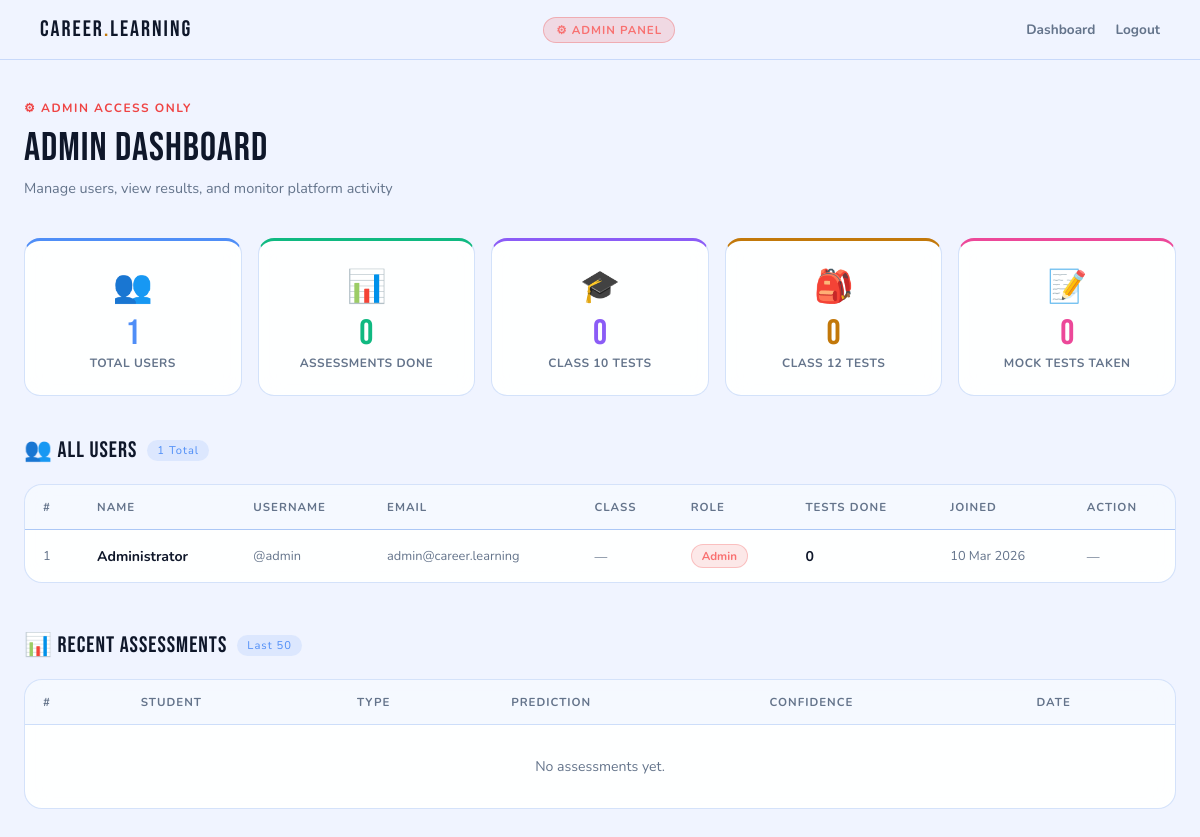
The page /admin (signed in) on the database its author committed.
### tables this page shows
CREATE TABLE users (
        id          INTEGER PRIMARY KEY AUTOINCREMENT,
        fullname    TEXT    NOT NULL,
        username    TEXT    UNIQUE NOT NULL,
        email       TEXT    UNIQUE NOT NULL,
        password    TEXT    NOT NULL,
        student_class TEXT,
        is_admin    INTEGER DEFAULT 0,
        created_at  TIMESTAMP DEFAULT CURRENT_TIMESTAMP
    , phone TEXT, is_mentor INTEGER DEFAULT 0);

### career_learning/admin.py (the view)
@admin.route('/admin')
@admin_required
def admin_panel():
    conn = get_db()
    users_raw = conn.execute("""
        SELECT u.*, COUNT(r.id) as result_count
        FROM users u
        LEFT JOIN results r ON r.user_id = u.id
        GROUP BY u.id
        ORDER BY u.created_at DESC
    """).fetchall()
    results_raw = conn.execute("""
        SELECT r.*, u.fullname, u.username
        FROM results r
        JOIN users u ON u.id = r.user_id
        ORDER BY r.created_at DESC
        LIMIT 50
    """).fetchall()
    test_attempts_raw = conn.execute("""
        SELECT ta.*, u.fullname, u.username, mt.title as test_title
        FROM test_attempts ta
        JOIN users u ON u.id = ta.user_id
        JOIN mock_tests mt ON mt.id = ta.mock_test_id
        ORDER BY ta.attempted_at DESC
        LIMIT 50
    """).fetchall()
    total_users   = conn.execute("SELECT COUNT(*) FROM users").fetchone()[0]
    total_results = conn.execute("SELECT COUNT(*) FROM results").fetchone()[0]
    total_tests   = conn.execute("SELECT COUNT(*) FROM test_attempts").fetchone()[0]
    tenth_count   = conn.execute("SELECT COUNT(*) FROM results WHERE result_type='10th'").fetchone()[0]
    twelfth_count = conn.execute("SELECT COUNT(*) FROM results WHERE result_type='12th'").fetchone()[0]
    top_raw = conn.execute("""
        SELECT prediction, COUNT(*) as cnt FROM results
        GROUP BY prediction ORDER BY cnt DESC LIMIT 6
    """).fetchall()
    top_predictions = [(r['prediction'], r['cnt']) for r in top_raw]
    users = []
    for u in users_raw:
        u = dict(u)
        if isinstance(u.get('created_at'), str):
            try:    u['created_at'] = datetime.strptime(u['created_at'], '%Y-%m-%d %H:%M:%S')
            except: u['created_at'] = None
        users.append(type('User', (), u)())
    results = []
    for r in results_raw:
        r = dict(r)
        if isinstance(r.get('created_at'), str):
            try:    r['created_at'] = datetime.strptime(r['created_at'], '%Y-%m-%d %H:%M:%S')
            except: r['created_at'] = None
        results.append(type('Result', (), r)())
    test_attempts = []
    for ta in test_attempts_raw:
        ta = dict(ta)
        if isinstance(ta.get('attempted_at'), str):
            try:    ta['attempted_at'] = datetime.strptime(ta['attempted_at'], '%Y-%m-%d %H:%M:%S')
            except: ta['attempted_at'] = None
        test_attempts.append(type('TestAttempt', (), ta)())
    conn.close()
    return render_template('admin.html',
        users=users, results=results, test_attempts=test_attempts,
        total_users=total_users, total_results=total_results, total_tests=total_tests,
        tenth_count=tenth_count, twelfth_count=twelfth_count,
        top_predictions=top_predictions
    )

### career_learning/database.py (called while the page is built)
def get_db():
    conn = sqlite3.connect(DB_PATH)
    conn.row_factory = sqlite3.Row
    return conn

### career_learning/templates/admin.html (shortened to what this page needs)
<!DOCTYPE html>
<html lang="en">
<head>
</head>
<body>
  <nav>
    <a class="logo" href="/">Career<span>.</span>learning</a>
    <span class="admin-badge">⚙ ADMIN PANEL</span>
    <div class="nav-right">
      <a href="/dashboard">Dashboard</a>
      <a href="/logout">Logout</a>
    </div>
  </nav>
  <main>
    <div class="page-head">
      <div class="page-tag">⚙ Admin Access Only</div>
      <div class="page-title">ADMIN DASHBOARD</div>
      <div class="page-sub">Manage users, view results, and monitor platform activity</div>
    </div>
    <div class="stats-grid">
      <div class="stat-card s1">
        <div class="stat-icon">👥</div>
        <div class="stat-num" style="color:var(--primary)">{{ total_users }}</div>
        <div class="stat-label">Total Users</div>
      </div>
      <div class="stat-card s2">
        <div class="stat-icon">📊</div>
        <div class="stat-num" style="color:var(--green)">{{ total_results }}</div>
        <div class="stat-label">Assessments Done</div>
      </div>
      <div class="stat-card s3">
        <div class="stat-icon">🎓</div>
        <div class="stat-num" style="color:var(--violet)">{{ tenth_count }}</div>
        <div class="stat-label">Class 10 Tests</div>
      </div>
      <div class="stat-card s4">
        <div class="stat-icon">🎒</div>
        <div class="stat-num" style="color:var(--gold)">{{ twelfth_count }}</div>
        <div class="stat-label">Class 12 Tests</div>
      </div>
      <div class="stat-card s5">
        <div class="stat-icon">📝</div>
        <div class="stat-num" style="color:var(--pink)">{{ total_tests }}</div>
        <div class="stat-label">Mock Tests Taken</div>
      </div>
    </div>
    <div class="section">
      <div class="section-title">👥 All Users <span class="badge">{{ total_users }} Total</span></div>
      <div class="table-wrap">
        <table>
          <thead>
            <tr>
              <th>#</th>
              <th>Name</th>
              <th>Username</th>
              <th>Email</th>
              <th>Class</th>
              <th>Role</th>
              <th>Tests Done</th>
              <th>Joined</th>
              <th>Action</th>
            </tr>
          </thead>
          <tbody>
            {% for user in users %}
            <tr>
              <td class="td-muted">{{ user.id }}</td>
              <td><strong>{{ user.fullname }}</strong></td>
              <td class="td-muted">@{{ user.username }}</td>
              <td class="td-muted">{{ user.email }}</td>
              <td>
                {% if user.student_class %}
                  <span class="chip chip-{{ user.student_class }}">Class {{ user.student_class }}</span>
                {% else %}
                  <span class="td-muted">—</span>
                {% endif %}
              </td>
              <td>
                {% if user.is_admin %}
                  <span class="chip chip-admin">Admin</span>
                {% else %}
                  <span class="chip chip-user">Student</span>
                {% endif %}
              </td>
              <td><strong>{{ user.result_count }}</strong></td>
              <td class="td-muted">{{ user.created_at.strftime('%d %b %Y') if user.created_at else '—' }}</td>
              <td>
                {% if not user.is_admin %}
                <form action="/admin/delete-user/{{ user.id }}" method="POST"
                      onsubmit="return confirm('Delete {{ user.fullname }}? This cannot be undone.')">
                  <button type="submit" class="btn-del">Delete</button>
                </form>
                {% else %}
                  <span class="td-muted">—</span>
                {% endif %}
              </td>
            </tr>
            {% else %}
            <tr><td colspan="9" style="text-align:center;color:var(--muted);padding:32px">No users yet.</td></tr>
            {% endfor %}
          </tbody>
        </table>
      </div>
    </div>
    <div class="section">
      <div class="section-title">📊 Recent Assessments <span class="badge">Last 50</span></div>
      <div class="table-wrap">
        <table>
          <thead>
            <tr>
              <th>#</th>
              <th>Student</th>
              <th>Type</th>
              <th>Prediction</th>
              <th>Confidence</th>
              <th>Date</th>
            </tr>
          </thead>
          <tbody>
            {% for r in results %}
            <tr>
              <td class="td-muted">{{ r.id }}</td>
              <td>
                <strong>{{ r.fullname }}</strong><br>
                <span class="td-muted">@{{ r.username }}</span>
              </td>
              <td>
                <span class="chip chip-{{ r.result_type.replace('th','') }}">
                  Class {{ r.result_type }}
                </span>
              </td>
              <td><strong>{{ r.prediction }}</strong></td>
              <td>
                <div class="conf-bar">
                  <div class="conf-track">
                    <div class="conf-fill" style="width:{{ r.confidence }}%;background:{% if r.confidence >= 75 %}var(--green){% elif r.confidence >= 55 %}var(--primary){% else %}var(--gold){% endif %}"></div>
                  </div>
                  <span style="font-size:0.82rem;font-weight:700">{{ r.confidence }}%</span>
                </div>
              </td>
              <td class="td-muted">{{ r.created_at.strftime('%d %b %Y, %H:%M') if r.created_at else '—' }}</td>
            </tr>
            {% else %}
            <tr><td colspan="6" style="text-align:center;color:var(--muted);padding:32px">No assessments yet.</td></tr>
            {% endfor %}
          </tbody>
        </table>
      </div>
    </div>
  </main>
</body>
</html>

### career_learning/templates/admin.html (style rules this page uses)
:root { --bg:#f0f4ff; --card: rgba(255,255,255,0.92); --primary:#4f8ef7; --violet:#8b5cf6; --gold:#c2780a; --green:#10b981; --pink:#ec4899; --red:#ef4444; --text:#0f172a; --muted:#64748b; --border:rgba(59,125,232,0.22); }
*,*::before,*::after { margin:0;padding:0;box-sizing:border-box; }
body { background:var(--bg);color:var(--text);font-family:'Nunito',sans-serif;min-height:100vh; }
nav { position:sticky;top:0;z-index:100;display:flex;justify-content:space-between;align-items:center;padding:16px 40px;background:rgba(240,244,255,0.97);backdrop-filter:blur(16px);border-bottom:1px solid var(--border); }
.logo { font-family:'Bebas Neue',sans-serif;font-size:1.4rem;letter-spacing:2px;color:var(--text);text-decoration:none; }
.logo span { color:var(--gold); }
.admin-badge { background:rgba(239,68,68,0.15);border:1px solid rgba(239,68,68,0.3);color:#f87171;padding:4px 12px;border-radius:50px;font-size:0.72rem;font-weight:700;letter-spacing:1px; }
.nav-right { display:flex;align-items:center;gap:20px; }
.nav-right a { color:var(--muted);text-decoration:none;font-size:0.85rem;font-weight:700;transition:color .3s; }
main { max-width:1200px;margin:0 auto;padding:40px 24px 80px; }
.page-head { margin-bottom:40px; }
.page-tag { font-size:0.75rem;font-weight:700;letter-spacing:1.5px;text-transform:uppercase;color:var(--red);margin-bottom:8px; }
.page-title { font-family:'Bebas Neue',sans-serif;font-size:2.5rem;letter-spacing:1px; }
.page-sub { color:var(--muted);font-size:0.9rem;margin-top:6px; }
.stats-grid { display:grid;grid-template-columns:repeat(5,1fr);gap:16px;margin-bottom:40px; }
.stat-card { background:var(--card);border:1px solid var(--border);border-radius:16px;padding:24px;backdrop-filter:blur(12px);text-align:center; }
.stat-icon { font-size:2rem;margin-bottom:8px; }
.stat-num { font-family:'Bebas Neue',sans-serif;font-size:2.2rem;line-height:1;margin-bottom:4px; }
.stat-label { font-size:0.75rem;color:var(--muted);font-weight:700;letter-spacing:0.5px;text-transform:uppercase; }
.stat-card.s1 { border-top:3px solid var(--primary); }
.stat-card.s2 { border-top:3px solid var(--green); }
.stat-card.s3 { border-top:3px solid var(--violet); }
.stat-card.s4 { border-top:3px solid var(--gold); }
.stat-card.s5 { border-top:3px solid var(--pink); }
.section { margin-bottom:48px; }
.section-title { font-family:'Bebas Neue',sans-serif;font-size:1.4rem;letter-spacing:1px;margin-bottom:20px;display:flex;align-items:center;gap:10px; }
.section-title .badge { font-size:0.7rem;font-family:'Nunito',sans-serif;background:rgba(79,142,247,0.12);color:var(--primary);padding:3px 10px;border-radius:50px;letter-spacing:1px; }
.table-wrap { background:var(--card);border:1px solid var(--border);border-radius:18px;overflow:hidden;backdrop-filter:blur(12px); }
table { width:100%;border-collapse:collapse; }
thead tr { border-bottom:1px solid var(--border);background:rgba(79,142,247,0.05); }
th { padding:14px 18px;text-align:left;font-size:0.72rem;font-weight:700;letter-spacing:1px;text-transform:uppercase;color:var(--muted); }
tbody tr { border-bottom:1px solid rgba(79,142,247,0.08);transition:background .2s; }
tbody tr:last-child { border-bottom:none; }
td { padding:14px 18px;font-size:0.88rem;vertical-align:middle; }
.td-muted { color:var(--muted);font-size:0.8rem; }
.chip { display:inline-flex;padding:3px 10px;border-radius:50px;font-size:0.72rem;font-weight:700; }
.chip-admin { background:rgba(239,68,68,0.12);color:#f87171;border:1px solid rgba(239,68,68,0.25); }

### rows shown on the page
users: id "1", fullname "Administrator", username "admin", email "admin@career.learning", result_count "0", created_at "10 Mar 2026"

### other values the page prints
{{ total_users }} "1"
{{ total_results }} "0"
{{ tenth_count }} "0"
{{ twelfth_count }} "0"
{{ total_tests }} "0"
